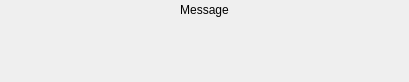
<?xml version="1.0" encoding="UTF-8"?>
<ui version="4.0">
 <class>InformToastLabel</class>
 <widget class="QWidget" name="InformToastLabel">
  <property name="geometry">
   <rect>
    <x>0</x>
    <y>0</y>
    <width>409</width>
    <height>82</height>
   </rect>
  </property>
  <property name="windowTitle">
   <string>Form</string>
  </property>
  <layout class="QVBoxLayout" name="verticalLayout_2" stretch="1">
   <property name="spacing">
    <number>1</number>
   </property>
   <property name="leftMargin">
    <number>0</number>
   </property>
   <property name="topMargin">
    <number>0</number>
   </property>
   <property name="rightMargin">
    <number>0</number>
   </property>
   <property name="bottomMargin">
    <number>0</number>
   </property>
   <item>
    <widget class="QWidget" name="info_widget" native="true">
     <layout class="QVBoxLayout" name="verticalLayout" stretch="1,3">
      <property name="spacing">
       <number>2</number>
      </property>
      <property name="leftMargin">
       <number>0</number>
      </property>
      <property name="topMargin">
       <number>0</number>
      </property>
      <property name="rightMargin">
       <number>0</number>
      </property>
      <property name="bottomMargin">
       <number>0</number>
      </property>
      <item>
       <widget class="QLabel" name="title_label">
        <property name="text">
         <string>Message</string>
        </property>
        <property name="alignment">
         <set>Qt::AlignmentFlag::AlignCenter</set>
        </property>
       </widget>
      </item>
      <item>
       <widget class="QWidget" name="widget" native="true">
        <layout class="QHBoxLayout" name="horizontalLayout" stretch="1,3">
         <property name="spacing">
          <number>2</number>
         </property>
         <property name="leftMargin">
          <number>0</number>
         </property>
         <property name="topMargin">
          <number>0</number>
         </property>
         <property name="rightMargin">
          <number>0</number>
         </property>
         <property name="bottomMargin">
          <number>0</number>
         </property>
         <item>
          <widget class="QLabel" name="icon_label">
           <property name="text">
            <string/>
           </property>
           <property name="pixmap">
            <pixmap resource="../../icons.qrc">:/toast/sources/info.png</pixmap>
           </property>
           <property name="alignment">
            <set>Qt::AlignmentFlag::AlignCenter</set>
           </property>
          </widget>
         </item>
         <item>
          <widget class="QLabel" name="content_label">
           <property name="text">
            <string/>
           </property>
          </widget>
         </item>
        </layout>
       </widget>
      </item>
     </layout>
    </widget>
   </item>
  </layout>
 </widget>
 <resources>
  <include location="../../icons.qrc"/>
 </resources>
 <connections/>
</ui>
